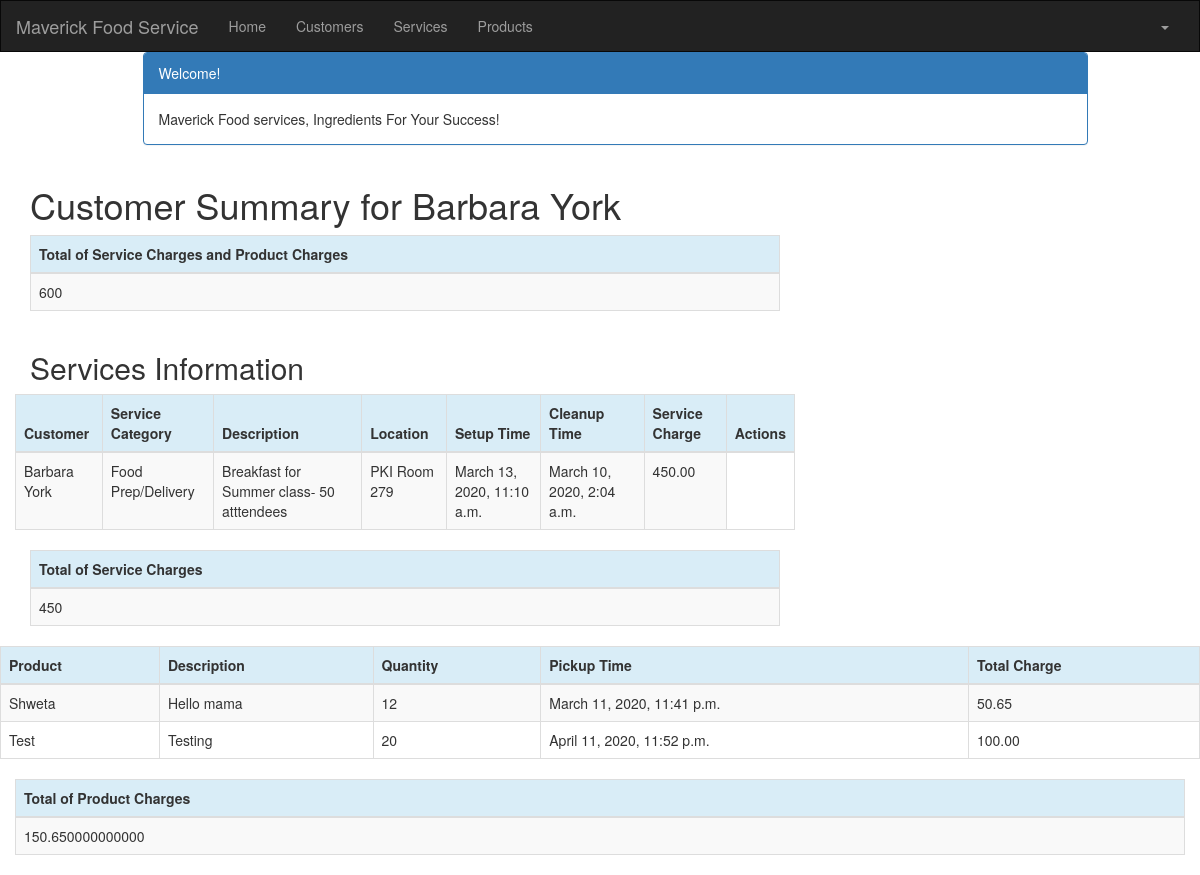
The page /customer/1/summary/ (signed in) on the database its author committed.
### crm/models.py (models this page shows, shortened)
class Customer(models.Model):
    cust_name = models.CharField(max_length=50)
    organization = models.CharField(max_length=100, blank=True)
    role = models.CharField(max_length=100)
    email = models.EmailField(max_length=100)
    bldgroom = models.CharField(max_length=100)
    address = models.CharField(max_length=200)
    account_number = models.IntegerField(blank=False, null=False)
    city = models.CharField(max_length=50)
    state = models.CharField(max_length=50)
    zipcode = models.CharField(max_length=10)
    phone_number = models.CharField(max_length=50)
    created_date = models.DateTimeField(
        default=timezone.now)
    updated_date = models.DateTimeField(auto_now_add=True)

class Service(models.Model):
    cust_name = models.ForeignKey(Customer, on_delete=models.CASCADE, related_name='services')
    service_category = models.CharField(max_length=100)
    description = models.TextField()
    location = models.CharField(max_length=200)
    setup_time = models.DateTimeField(
        default=timezone.now)
    cleanup_time = models.DateTimeField(
        default=timezone.now)
    service_charge = models.DecimalField(max_digits=10, decimal_places=2)
    created_date = models.DateTimeField(
        default=timezone.now)
    updated_date = models.DateTimeField(auto_now_add=True)

class Product(models.Model):
    cust_name = models.ForeignKey(Customer, on_delete=models.CASCADE, related_name='products')
    product = models.CharField(max_length=100)
    p_description = models.TextField()
    quantity = models.IntegerField()
    pickup_time = models.DateTimeField(
        default=timezone.now)
    charge = models.DecimalField(max_digits=10, decimal_places=2)
    created_date = models.DateTimeField(
        default=timezone.now)
    updated_date = models.DateTimeField(auto_now_add=True)

### crm/views.py (the view)
# urls.py: path('customer/<int:pk>/summary/', views.summary, name='summary'),
@login_required
def summary(request, pk):
    customer = get_object_or_404(Customer, pk=pk)
    customers = Customer.objects.filter(created_date__lte=timezone.now())
    services = Service.objects.filter(cust_name=pk)
    products = Product.objects.filter(cust_name=pk)
    sum_service_charge = Service.objects.filter(cust_name=pk).aggregate(Sum('service_charge'))
    sum_product_charge = Product.objects.filter(cust_name=pk).aggregate(Sum('charge'))
    return render(request, 'crm/summary.html', {'products': products,
                                                'services': services,
                                                'sum_service_charge': sum_service_charge,
                                                'sum_product_charge': sum_product_charge,
                                                'thecustomer':customer,
                                                })

### crm/models.py (called while the page is built)
    def __str__(self):
        return str(self.cust_name)

### crm/templates/crm/summary.html (shortened to what this page needs)
<!DOCTYPE html>
<html lang="en">
{% extends 'crm/base.html' %}
{% block content %}
    {% load mathfilters %}
    {% load humanize %}
    <div class="container">
        <div class="row">
            <div class="col-md-10 col-md-offset-1">
                <div class="panel panel-primary">
                    <div class="panel-heading">Welcome!</div>
                    <div class="panel-body">
                        Maverick Food services, Ingredients For Your Success!
                    </div>
                </div>
            </div>
        </div>
    </div>
    <div class="row">
        <h1 style="padding-left: 15Px">Customer Summary for {{ thecustomer.cust_name }}</h1>
    </div>
    <table class="table table-striped table-bordered table-hover">
        <thead>
        <tr class="bg-info">
            <th>Total of Service Charges and Product Charges</th>
        </tr>
        </thead>
        <tbody>
        <tr>
            <td>{{sum_service_charge.service_charge__sum|add:sum_product_charge.charge__sum|intcomma}}
            </td>
        </tr>
        </tbody>
    </table>
    <div class="row">
        <h2 style="padding-left: 15Px">Services Information</h2>
    </div>
    <div class="row">
        <table class="table table-striped table-bordered table-hover">
            <thead>
            <tr class="bg-info">
                <th>Customer</th>
                <th>Service Category</th>
                <th>Description</th>
                <th>Location</th>
                <th>Setup Time</th>
                <th>Cleanup Time</th>
                <th>Service Charge</th>
                <th colspan="3">Actions</th>
            </tr>
            </thead>
            <tbody>
            {% for service in services %}
                <tr>
                <td>{{ service.cust_name }}</td>
                <td>{{ service.service_category }}</td>
                <td>{{ service.description }}</td>
                <td>{{ service.location }}</td>
                <td>{{ service.setup_time }}</td>
                <td>{{ service.cleanup_time }}</td>
                <td>{{ service.service_charge }}</td>
            {% endfor %}
            </tbody>
        </table>
    </div>
    <table class="table table-striped table-bordered table-hover">
        <thead>
        <tr class="bg-info">
            <th>Total of Service Charges</th>
        </tr>
        </thead>
        <tbody>
        <tr>
            <td>{{ sum_service_charge.service_charge__sum|intcomma }}</td>
        </tr>
        </tbody>
    </table>
    </div>
    <div class="row">
        <h2 style="padding-left: 15Px">Product Information</h2>
    </div>
    <div class="row">
        <table class="table table-striped table-bordered table-hover">
            <thead>
            <tr class="bg-info">
                <th>Product</th>
                <th>Description</th>
                <th>Quantity</th>
                <th>Pickup Time</th>
                <th>Total Charge</th>
            </tr>
            </thead>
            <tbody>
            {% for product in products %}
                <tr>
                    <td>{{ product.product }}</td>
                    <td>{{ product.p_description }}</td>
                    <td>{{ product.quantity|intcomma }}</td>
                    <td>{{ product.pickup_time }}</td>
                    <td>{{ product.charge|intcomma }}</td>
                </tr>
            {% endfor %}
            </tbody>
        </table>
    </div>
    <table class="table table-striped table-bordered table-hover">
        <thead>
        <tr class="bg-info">
            <th>Total of Product Charges</th>
        </tr>
        </thead>
        <tbody>
        <tr>
            <td>{{ sum_product_charge.charge__sum|intcomma }}</td>
        </tr>
        </tbody>
    </table>
    </div>
{% endblock %}

### rows shown on the page
Customer: cust_name "Barbara York"
Service: cust_name "Barbara York", service_category "Food Prep/Delivery", description "Breakfast for Summer class- 50 atttendees", location "PKI Room 279", setup_time "March 13, 2020, 11:10 a.m.", cleanup_time "March 10, 2020, 2:04 a.m.", service_charge "450.00"
Product: product "Shweta", p_description "Hello mama", quantity "12", pickup_time "March 11, 2020, 11:41 p.m.", charge "50.65"
Product: product "Test", p_description "Testing", quantity "20", pickup_time "April 11, 2020, 11:52 p.m.", charge "100.00"

### other values the page prints
{{ sum_service_charge.service_charge__sum|intcomma }} "450"
{{ sum_product_charge.charge__sum|intcomma }} "150.650000000000"
